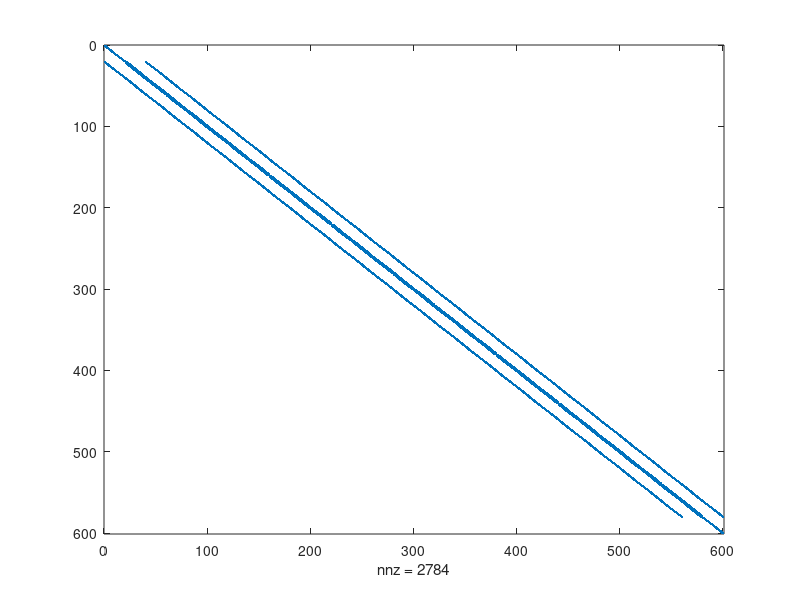
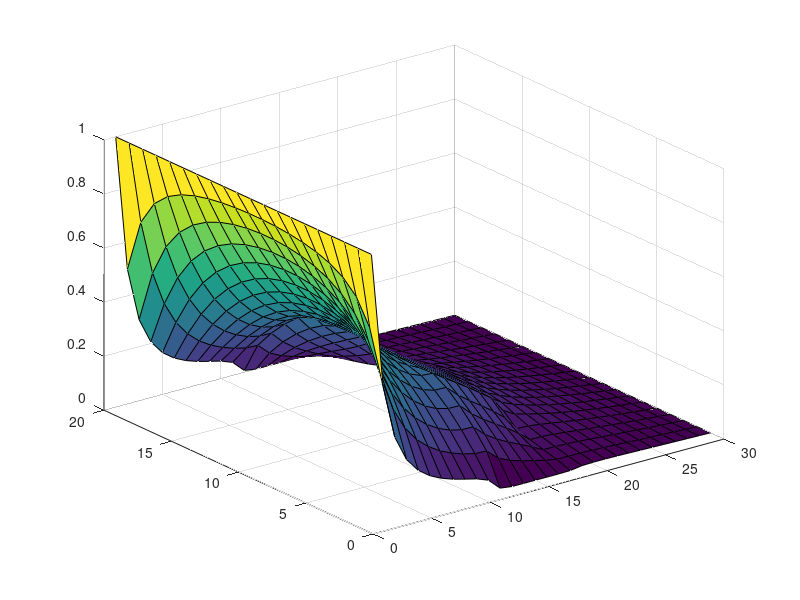
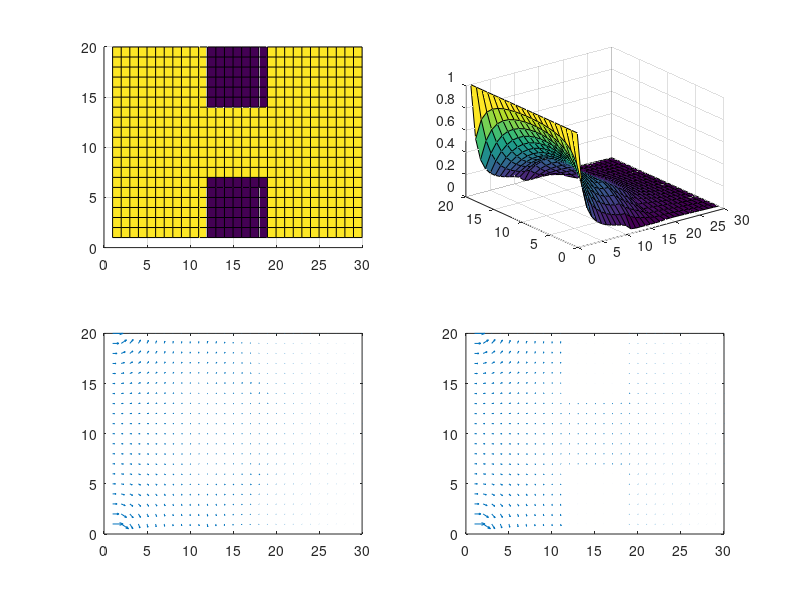

Write MATLAB code to recreate these figures, in order.
%% Beginning of Assignment 2
clear
close all

%% Part 2: Question B - Mesh Density
HigherMeshSize = 0;

if HigherMeshSize %If true try higher mesh size, otherwise use a default mesh size
    nx = 60;
    ny = 30;
else
    nx = 30;
    ny = 20;
end
%Higher mesh size produces similar result with smoother curves

%% Part 2: Question C - Narrowing of Bottle-Neck

%Box Sizes
BottleNeckType = 'DefaultBottleNeck';

switch(BottleNeckType)
    case 'NarrowBottleNeck'
        Lb = nx/10;
        Wb = ny/10;
    case 'WideBottleNeck'
        Lb = nx/10;
        Wb = ny/3;
    case 'DefaultBottleNeck'
        Lb = nx/10;
        Wb = ny/5;
end
%A narrow bottle neck creates higher current density between bottleneck
%compared to the wide bottle neck

%% Part 2: Question D - Varying conduction of boxes
HigherResistivity = 0;

if HigherResistivity
    sigma = 1e-8;
else
    sigma = 1e-2;
end
%With higher resistivity in the boxes (ie boxes with low conductivity) the
%boundaries of the boxes are more defined and interfere less with the
%current density around the boxes

%% Numerical Solution for Current Flow

x = linspace(0,1,nx*ny);
G = zeros(nx*ny , nx*ny);
B = zeros(1,nx*ny);
cMap = zeros(nx, ny);%Conductivity Map
Part1QuestionA = 0;%Is 'one' only for Part 1 Question A
boundaryConditions = 1;%If rectangular region for Part 2: BC = 1, for Part 1: BC = 0

for i = 1:nx
    for j = 1:ny
        cMap(i, j) = 1;
        if boundaryConditions
            if i >= (nx/2 - Lb) && i <= (nx/2 + Lb) && (j >= (ny/2 + Wb) || j <= (ny/2 - Wb))
                cMap(i, j)= sigma;
            end
        end
    end
end

for i = 1:nx
    for j = 1:ny
        n = j + (i-1)*ny;
        
        if i == 1
            G(n, :) = 0;
            G(n, n) = 1;
            B(n) = 1;%Set boundary conditions 1
        elseif i == nx
            G(n, :) = 0;
            G(n, n) = 1;
            
        elseif j == 1
            nxm = j + (i - 2) * ny;
            nxp = j + (i) * ny;
            nyp = j + 1 + (i - 1) * ny;
            
            
            rxm = (cMap(i, j) + cMap(i - 1, j)) / 2.0;
            rxp = (cMap(i, j) + cMap(i + 1, j)) / 2.0;
            ryp = (cMap(i, j) + cMap(i, j + 1)) / 2.0;
            
            G(n, n) = -4;
            G(n, nxm) = rxm;
            G(n, nxp) = rxp;
            G(n, nyp) = ryp;
            
        elseif j ==  ny
            nxm = j + (i - 2) * ny;
            nxp = j + (i) * ny;
            nym = j - 1 + (i - 1) * ny;
            
            rxm = (cMap(i, j) + cMap(i - 1, j)) / 2.0;
            rxp = (cMap(i, j) + cMap(i + 1, j)) / 2.0;
            rym = (cMap(i, j) + cMap(i, j - 1)) / 2.0;
            
            G(n, n) = -4;
            G(n, nxm) = rxm;
            G(n, nxp) = rxp;
            G(n, nym) = rym;
        else
            nxm = j+ (i-2)*ny;
            nxp = j+ (i)*ny;
            nym = j-1 + (i-1)*ny;
            nyp = j+1 + (i-1)*ny;
            
            
            rxm = (cMap(i,j) + cMap(i-1,j))/2.0;
            rxp = (cMap(i,j) + cMap(i+1,j))/2.0;
            rym = (cMap(i,j) + cMap(i,j-1))/2.0;
            ryp = (cMap(i,j) + cMap(i,j+1))/2.0;
            
            G(n,n) = -(rxm+rxp+rym+ryp);
            G(n,nxm) = rxm;
            G(n,nxp) = rxp;
            G(n,nym) = rym;
            G(n,nyp) = ryp;
        end
    end
end

figure;
spy(G)%Sparse G matrix result
%% Part 1: Numerical Voltage Plot
%For Part 1: Question A set Part1QuestionA to 1
%For Part 2: Question B and after set Part1QuestionA to 0
figure;
Vmap = zeros(nx,ny);
V = G\B';
for i = 1:nx
    for j = 1:ny
        n = j + (i - 1) * ny;
        
        Vmap(i, j) = V(n);
    end
end
surf(Vmap')
%% Part 2: Question A - Plots of Conductivity (cMap), Voltage (Vmap), Electric Field (Ex, Ey) and Current Density (Jx,Jy)
for i = 1:nx
    for j = 1:ny
        if i == 1
            Ex(i, j) = (Vmap(i + 1, j) - Vmap(i, j));
        elseif i == nx
            Ex(i, j) = (Vmap(i, j) - Vmap(i - 1, j));
        else
            Ex(i, j) = (Vmap(i + 1, j) - Vmap(i - 1, j)) * 0.5;
        end
        if j == 1
            Ey(i, j) = (Vmap(i, j + 1) - Vmap(i, j));
        elseif j == ny
            Ey(i, j) = (Vmap(i, j) - Vmap(i, j - 1));
        else
            Ey(i, j) = (Vmap(i, j + 1) - Vmap(i, j - 1)) * 0.5;
        end
    end
end

Ex = -Ex;
Ey = -Ey;

Jx = cMap .* Ex;
Jy = cMap .* Ey;


figure;
subplot(2, 2, 1), surf(cMap');%Conductivity map
view(0, 90)

subplot(2, 2, 2), surf(Vmap');%Voltage Plot

subplot(2, 2, 3), quiver(Ex', Ey');%Electric Field Plot
axis([0 nx 0 ny]);

subplot(2, 2, 4), quiver(Jx', Jy');%Current Density Plot
axis([0 nx 0 ny]);

